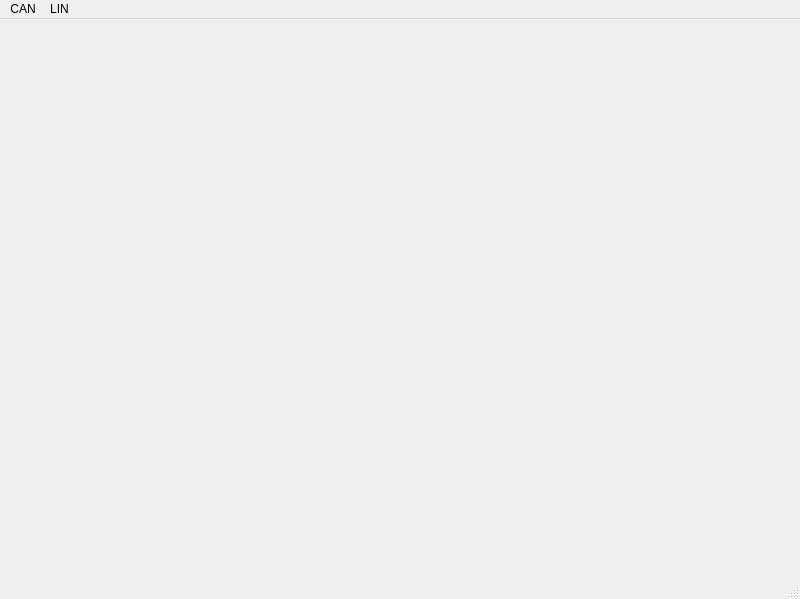
<?xml version="1.0" encoding="UTF-8"?>
<ui version="4.0">
 <class>MainWindow</class>
 <widget class="QMainWindow" name="MainWindow">
  <property name="geometry">
   <rect>
    <x>0</x>
    <y>0</y>
    <width>800</width>
    <height>599</height>
   </rect>
  </property>
  <property name="windowTitle">
   <string>MainWindow</string>
  </property>
  <widget class="QWidget" name="centralwidget">
   <widget class="QLabel" name="label">
    <property name="geometry">
     <rect>
      <x>-60</x>
      <y>0</y>
      <width>871</width>
      <height>541</height>
     </rect>
    </property>
    <property name="text">
     <string/>
    </property>
    <property name="pixmap">
     <pixmap>fev.png</pixmap>
    </property>
    <property name="alignment">
     <set>Qt::AlignCenter</set>
    </property>
   </widget>
  </widget>
  <widget class="QMenuBar" name="menubar">
   <property name="geometry">
    <rect>
     <x>0</x>
     <y>0</y>
     <width>800</width>
     <height>22</height>
    </rect>
   </property>
   <widget class="QMenu" name="menuCAN">
    <property name="title">
     <string>CAN</string>
    </property>
    <addaction name="actionOpen"/>
   </widget>
   <widget class="QMenu" name="menuLIN">
    <property name="title">
     <string>LIN</string>
    </property>
    <addaction name="actionOpen_2"/>
   </widget>
   <addaction name="menuCAN"/>
   <addaction name="menuLIN"/>
  </widget>
  <widget class="QStatusBar" name="statusbar"/>
  <action name="actionOpen">
   <property name="text">
    <string>open</string>
   </property>
  </action>
  <action name="actionOpen_2">
   <property name="text">
    <string>open</string>
   </property>
  </action>
 </widget>
 <resources/>
 <connections/>
</ui>
